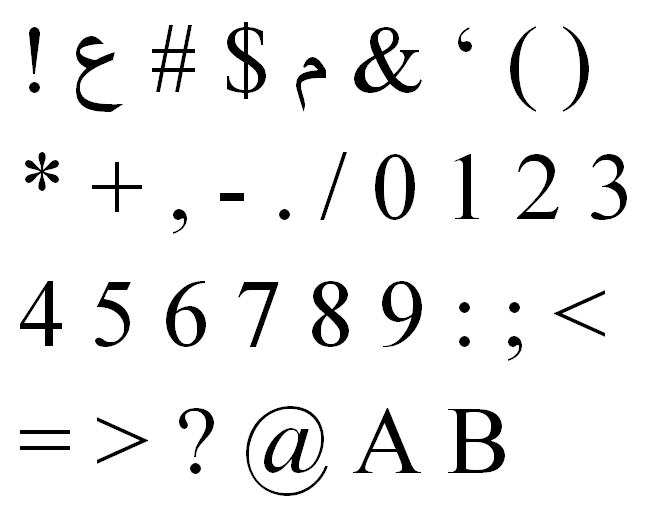
//> input picture templates/ASCII_1.png, 652 x 509 px
$ ./main templates/ASCII_1.png   (built with g++ and OpenCV 4)
//> lines starting //> are read from the running program, lines starting //| are printed output that depends on the picture; after the words box and inside, x2 and y2 are one past the last pixel; in counts of white or black regions, pixels touching at a corner belong together
### CCL_code.h
#ifndef CCL_H
#define CLL_H

#include <opencv2/opencv.hpp>

#define FORE_THRESH 150
#define NEAR_BLOB   30

struct Blob{
    int minY, maxY,
    minX, maxX;
    int blob_number;
    int size;
	bool operator < (const Blob& x){
		return (minX < x.minX);
	}
	int height(){
		return maxY - minY;
	}
	int width(){
		return maxX - minX;
	}
	int average(){
		return (minX + maxX)/2;
	}
}myBlob;

// [4 lines left out: function printImg, not called in this run]

int mod(int x, int k){
    int temp = x%k;
    if(temp < 0) temp = x + k;

    return temp;
}

void smoothTran(const cv::Mat &image, cv::Mat& result){

    std::cout << "=>Smoothing Image...";
    int x = image.rows;
    int y = image.cols;
    float pixel = 0;

    result = image;

    const int kx = 3, ky = 3;
    float kernel[kx][ky] = {
        {1/9.0, 1/9.0, 1/9.0},
        {1/9.0, 1/9.0, 1/9.0},
        {1/9.0, 1/9.0, 1/9.0},
    }; //blur image using average filter 3x3

    //the use of mod is to not go out of bound
    for(int i = 0; i < x; i++){
        for(int j = 0; j < y; j++){
            for(int i2 = - 1; i2 <= kx/2; i2++){
                for(int j2 = - 1; j2 <= ky/2; j2++){
                    pixel += float(image.at<uchar>(mod(i + i2, x - 1), mod(j + j2, y - 1))) * kernel[i2 + 1][j2 + 1];
                }
            }
            result.at<uchar>(i, j) = pixel;
            pixel = 0;
        }
    }
    std::cout << "Done!\n";
}

void doBinary(cv::Mat &image){
    std::cout << "=>Converting Image to binary...";
    for(int i = 0; i < image.rows; i++){
        for(int j = 0; j < image.cols; j++){
            uchar *pixel = &image.at<uchar>(i, j);
            if(*pixel < FORE_THRESH) *pixel = 255;
            else *pixel = 0;
        }
    }
	std::cout << "Done!\n";
}

void updateAccum(int a, int b, int x, int y, std::vector<std::vector<int>>& vec){
    for(int i = 0; i < vec.size(); i++){
        for(int j = 0; j < vec[i].size(); j++){
            if(vec[i][j] == b) vec[i][j] = a;
        }
    }
}

void CCL(const cv::Mat& image, std::vector<std::vector<int>>& accum){

    std::cout << "=>Doing CCL...";

    int blobCount = 0;

    accum.resize(image.rows);
    for(int i = 0; i < accum.size(); i++){
        accum[i].resize(image.cols);
    }

    for(int i = 0; i < accum.size(); i++){
        for(int j = 0; j < accum[i].size(); j++)
            accum[i][j] = 0;
    }

    for(int i = 1; i < image.rows; i++){
        for(int j = 1; j < image.cols; j++){
            uchar pixel_current = image.at<uchar>(i, j);
            if(pixel_current == 0) continue;

            uchar pixel_left = image.at<uchar>(i - 1,j), pixel_up = image.at<uchar>(i, j - 1);

            //case no surrounding foreground
            if(pixel_left != 0)
                accum[i][j] = accum[i - 1][j];
            if(pixel_up != 0){
                if(accum[i][j] != 0){
                    int min = std::min(accum[i-1][j], accum[i][j-1]);
                    int max = std::max(accum[i-1][j], accum[i][j-1]);
                    accum[i][j] = min;
                    if(min != max){
                        //updateEquiTable(min, max, equiTable);
                        updateAccum(min, max, i, j, accum);
                    }
                }else{
                    accum[i][j] = accum[i][j - 1];
                }
            }
            if(accum[i][j] == 0){ //still not assigned, so create new blob.
                blobCount++;
                /*std::vector<int> blob_number;
                blob_number.push_back(blobCount);
                equiTable.push_back(blob_number);*/
                accum[i][j] = blobCount;
            }
        }
    }
    std::cout << "Done!\n";
}

int checkBlob(int a, const std::vector<Blob>& vec){
    for(int i = 0; i < vec.size(); i++){
        if(a == vec[i].blob_number) return i;
    }
    return - 1;
}

int createBlobs(const std::vector<std::vector<int>>& accum, std::vector<Blob>& vecBlobs){
    //bool flag = false;
    std::cout << "=>Creating Blobs...";
    int blobCount = 0;
    Blob blob;
    for(int i = 0; i < accum.size(); i++){
        for(int j = 0; j < accum[i].size(); j++){
            if(accum[i][j] == 0) continue;

            int exist = checkBlob(accum[i][j], vecBlobs);
            if(exist == - 1){
                blob.blob_number = accum[i][j];

                blob.minY = i;
                blob.maxY = i;
                blob.minX = j;
                blob.maxX = j;

                //std::cout << "First Point: " << cv::Point(j, i) << '\t';

                blob.size = 1;
                vecBlobs.push_back(blob);
                blobCount++;
            }else{
                if(vecBlobs[exist].minX > j){
                    vecBlobs[exist].minX = j;
                    //std::cout << "y_minX: " << cv::Point(j, i) << '\t';
                }
                if(vecBlobs[exist].maxX < j){
                    vecBlobs[exist].maxX = j;
                    //std::cout << "y_maxX: " << cv::Point(j, i) << '\t';
                }
                if(vecBlobs[exist].minY > i){
                    vecBlobs[exist].minY = i;
                    //std::cout << "x_minY: " << cv::Point(j, i) << '\t';
                }
                if(vecBlobs[exist].maxY < i){
                    vecBlobs[exist].maxY = i;
                    //std::cout << "x_maxY: " << cv::Point(j, i) << '\t';
                }
                //vecBlobs[exist].endPoint = cv::Point(j, i);
                vecBlobs[exist].size += 1;
            }
        }
    }
    std::cout << " Blob Count: " << blobCount << " Done!\n";
    return blobCount;
}

void createLetters(const std::vector<std::vector<int>>& accum, const std::vector<Blob>& vecBlobs, std::vector<cv::Mat>& letters){
	std::cout << "=>Filing the letters vector...";
    for(int i = 0; i < vecBlobs.size(); i++){
        int w_min, l_min, w_max, l_max;
        int l, w;

        l_min = vecBlobs[i].minY;
        l_max = vecBlobs[i].maxY;
        w_min = vecBlobs[i].minX;
        w_max = vecBlobs[i].maxX;
        l = l_max - l_min + 1;
        w = w_max - w_min + 1;

        cv::Mat temp(l, w, CV_LOAD_IMAGE_GRAYSCALE);
        for(int j = 0; j < l; j++){
            for(int k = 0; k < w; k++){

                int z = accum[j + l_min][k + w_min];
                if( z > 0)
                    temp.at<uchar>(j, k) = 0;
                else
                    temp.at<uchar>(j, k) = 255;
            }
        }
        letters.push_back(temp);
    }
	std::cout << "Done!\n";
}

int drawRect(cv::Mat& image, std::vector<Blob>& b){
    std::cout << "=>Finding Corners...";
	int maxHeight = 0;

	for(int i = 0; i < b.size(); i++){
        // [4 lines of commented-out code are left out]

        cv::rectangle(image, cv::Point(b[i].minX, b[i].minY), cv::Point(b[i].maxX, b[i].maxY), cv::Scalar(0, 0, 255));
    }

    std::cout << "Done!\n";
    return maxHeight;
}

void mergeBlobs(std::vector<Blob>& blobs){
	for(int i = 0; i < blobs.size() - 1; i++){
		int av = blobs[i].average();
		for(int j= 0; j<blobs.size(); j++)
			if(j != i)
				if((blobs[i].minX >= blobs[j].minX && blobs[i].minX <= blobs[j].maxX)
						|| (blobs[i].maxX >= blobs[j].minX && blobs[i].maxX < blobs[j].maxX)
						|| av > blobs[j].minX && av < blobs[j].maxX)
					if(blobs[i].minY < blobs[j].minY){			//current blob over next one
						if(abs(blobs[i].maxY - blobs[j].minY) <= NEAR_BLOB){			//blobs are close enough
							blobs[i].maxY = blobs[j].maxY;
							if(blobs[j].minX < blobs[i].minX)
								blobs[i].minX = blobs[j].minX;
							if(blobs[j].maxX > blobs[i].maxX)
								blobs[i].maxX = blobs[j].maxX;
							blobs.erase(blobs.begin() + j);
							break;
						}
					}
					else{
						if(abs(blobs[i].minY - blobs[j].maxY) <= NEAR_BLOB){			//blobs are close enough
							blobs[i].minY = blobs[j].minY;
							if(blobs[j].minX < blobs[i].minX)
								blobs[i].minX = blobs[j].minX;
							if(blobs[j].maxX > blobs[i].maxX)
								blobs[i].maxX = blobs[j].maxX;
							blobs.erase(blobs.begin() + j);
							break;
						}
					}
	}
}

#endif

### main.cpp
//
//  main.cpp
//  Vision_project
//
//  Created by Mahmoud Khodary on 12/1/15.
//  Copyright (c) 2015 Mahmoud Khodary. All rights reserved.
//

#include <iostream>
#include <fstream>
#include "CCL_code.h"
#include <vector>

#define LINE_THRESH 50

using namespace std;

struct Font{
	string name;
	int ch_count;
};

struct bvec{
	vector<Blob> v;
	bool operator < (const bvec& x){
		return (v[0].minY < x.v[0].minY);
	}
};

vector<cv::Mat> visionize(cv::Mat, bool, string, int);
int matchWindows(cv::Mat&, cv::Mat&);
void matchLetters(vector<cv::Mat>&, vector<cv::Mat>&, string&, int);
int minIndex(int[], int);
void init_templates(vector<cv::Mat>&, string, int);
void read_from_file(string, vector<Font>&);
void write_to_file(string, vector<Font>&);

void sortLines(vector<Blob>& blobs){
	vector<bvec> sorted;
	for(int i=0; i<blobs.size(); i++){

		int liny = blobs[i].maxY;
		bvec line_vec;						//the vector which has all objects on the same line
		line_vec.v.push_back(blobs[i]);
		blobs.erase(blobs.begin() + i);
		i--;

		for(int j=0; j<blobs.size(); j++){			//removes blobs in the same line from the blobs vector and inserts them in the line vec
			if(abs(blobs[j].maxY - liny) <= LINE_THRESH){
				line_vec.v.push_back(blobs[j]);
				blobs.erase(blobs.begin()+j);
				j--;
			}
		}

		sort(line_vec.v.begin(), line_vec.v.end());
		//for(int j=0; j<line_vec.size(); j++)
			//sorted.push_back(line_vec[j]);
		sorted.push_back(line_vec);

	}
	vector<Blob> results;
	sort(sorted.begin(), sorted.end());
	for(int i=0; i<sorted.size(); i++){
		for(int j=0; j<sorted[i].v.size(); j++){
			results.push_back(sorted[i].v[j]);
		}
	}
	blobs = results;
}

int main(int argc, const char * argv[]) {

	vector<cv::Mat> letters;
	vector<cv::Mat> templates;
	vector<Font> fonts;
	cv::Mat imColor;
	string result;

	if( argc != 2)
    {
		cout <<" No image argument is given to the program" << endl;
		system("pause");
		return -1;
	}
    cout << "Program has started!\n";

	imColor = cv::imread(argv[1], CV_LOAD_IMAGE_COLOR);
//> imColor is the input picture: 509 rows x 652 cols, CV_8UC3; min 0, max 255, mean 238.4

	if(! imColor.data )                              // Check for invalid input
    {
        cout <<  "Could not open or find the image" << std::endl ;
		system("pause");
        return -1;
    }

	cout << "Please choose one of the following options:\n"<<
			"1. Carry out OCR using one of the existing fonts\n"<<
			"2. Import a new font for OCR\n";

	int choice;
	cin >> choice;
//> the answer given: 1
	bool import = choice-1;

	read_from_file("templates/Fonts.txt", fonts);
	string templates_dir;

	if(import){
		cout << "Please enter the name of the new font:\n";
		string input;
		cin >> input;
		templates_dir = "templates/" + input;

		Font temp;
		temp.name = input;
		temp.ch_count = 0;

		for(int i=0; i<3; i++){
			string samples[3] = {"templates/ASCII_1.png", "templates/ASCII_2.png", "templates/ASCII_3.png"};
			imColor = cv::imread(samples[i], CV_LOAD_IMAGE_COLOR);

			if(! imColor.data )                              // Check for invalid input
			{
				cout <<  "Could not open or find the image" << std::endl ;
				system("pause");
				return -1;
			}
			letters = visionize(imColor, import, templates_dir, temp.ch_count);				//save image templates in their designated folder
			temp.ch_count += letters.size();
		}

		fonts.push_back(temp);
		write_to_file("templates/Fonts.txt", fonts);
	}
	else{
		if(fonts.size() == 0)
			cout << "no fonts are imported for carrying our OCR!\n";
		else{
			cout << "Please select one of the existing fonts templates for performing OCR\n";
			for(int i=0; i<fonts.size(); i++)
				cout << i+1 << ". " << fonts[i].name << endl;
			int sel;
			cin >> sel;
//> the answer given: 1
			int font_chars = fonts[sel-1].ch_count;

			//Initialize templates
			templates_dir = "templates/" + fonts[sel-1].name;
			init_templates(templates, templates_dir, font_chars);
//> _0.png cannot be read in this run, so this picture is empty

			//Read letters
			letters = visionize(imColor, import, "", 0);							//load letters and save their images in their folder
//> after the loop in smoothTran, `for(int i = 0; i < x; i++)`:
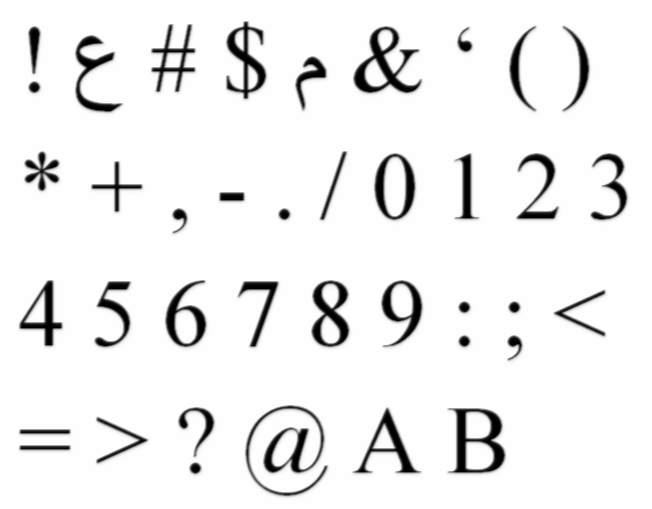
//> result: 509 rows x 652 cols, CV_8UC1; min 0, max 254, mean 237.4
//> after the loop in smoothTran, `for(int i = 0; i < x; i++)`: pixel = 0
//> after the loop in doBinary, `for(int i = 0; i < image.rows; i++)`:
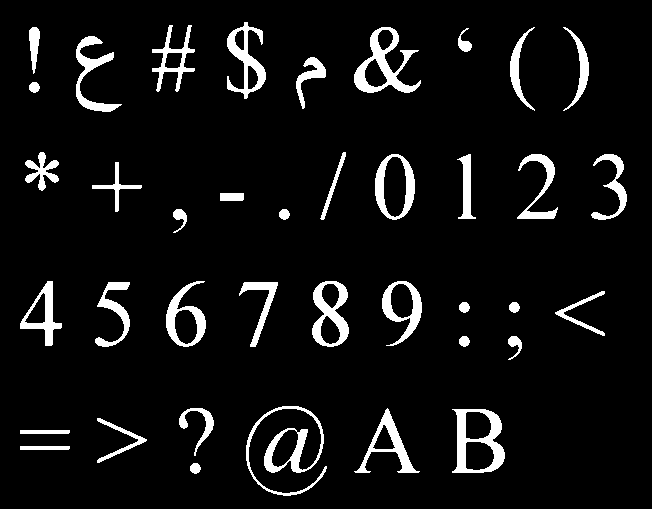
//> image: 509 rows x 652 cols, CV_8UC1; 6.9% white; 39 white regions, largest, box (x1, y1, x2, y2) and area: (246, 406, 327, 496) 1570, (354, 27, 421, 93) 1525, (452, 409, 505, 473) 1484
//> in CCL, `accum.resize(image.rows);`: accum = 509 items
//> the loop in CCL, `for(int i = 1; i < image.rows; i++)` made 508 passes
//> blobCount on passes 1 to 3: 0, 0, 0
//> after the loop in CCL, `for(int i = 1; i < image.rows; i++)`: blobCount = 796
//> in visionize, `CCL(imBinary, accum);`: accum = 509 items
//> the loop in createBlobs, `for(int i = 0; i < accum.size(); i++)` made 509 passes
//> after the loop in createBlobs, `for(int i = 0; i < accum.size(); i++)`: vecBlobs = 39 items; blobCount = 39
//|  Blob Count: 39 Done!
//> in visionize, `createBlobs(accum, vecBlobs);`: vecBlobs = 39 items
//> the loop in mergeBlobs, `for(int i = 0; i < blobs.size() - 1; i++)` made 34 passes
//> av on passes 1 to 12: 246, 173, 34, 387, 522, 575, 464, 98, 310, 41, 332, 394
//> after the loop in mergeBlobs, `for(int i = 0; i < blobs.size() - 1; i++)`: blobs = 34 items
//> the loop in sortLines, `for(int i=0; i<blobs.size(); i++)` made 4 passes
//> liny on passes 1 to 4: 98, 190, 345, 495
//> after the loop in sortLines, `for(int i=0; i<blobs.size(); i++)`: blobs = 0 items
//> the loop in drawRect, `for(int i = 0; i < b.size(); i++)` made 34 passes
//> after the loop in drawRect, `for(int i = 0; i < b.size(); i++)`:
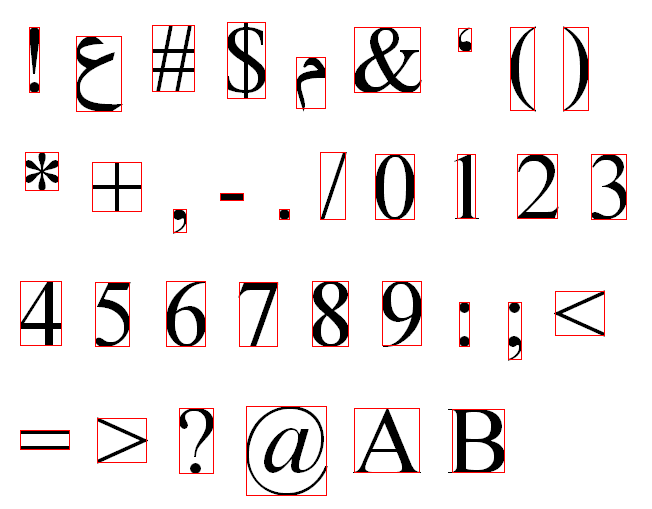
//> image: 509 rows x 652 cols, CV_8UC3; 1.88% of pixels changed, all inside (x1, y1, x2, y2) = (20, 22, 627, 496)
//> the loop in createLetters, `for(int i = 0; i < vecBlobs.size(); i++)` made 34 passes
//> (l_min, l_max, w_min, w_max, l, w) on passes 1 to 12: (27, 92, 29, 39, 66, 11), (36, 111, 76, 121, 76, 46), (25, 91, 152, 194, 67, 43), (22, 98, 227, 265, 77, 39), (57, 108, 296, 325, 52, 30), (27, 92, 354, 420, 66, 67), (28, 51, 458, 471, 24, 14), (27, 110, 510, 534, 84, 25), (27, 110, 563, 588, 84, 26), (152, 190, 25, 58, 39, 34), (162, 211, 92, 141, 50, 50), (209, 232, 173, 186, 24, 14)
//> in visionize, `createLetters(accum, vecBlobs, letters);`: letters[1]: 76 rows x 46 cols, CV_8UC1; 71.4% white; 1 black region, box (x1, y1, x2, y2) and area: (0, 0, 46, 76) 1001
//> in visionize, `createLetters(accum, vecBlobs, letters);`:
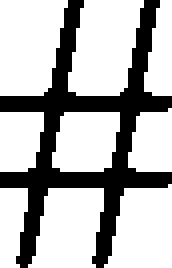
//> letters[2]: 67 rows x 43 cols, CV_8UC1 (shown 4 times larger); 70.8% white; 1 black region, box (x1, y1, x2, y2) and area: (0, 0, 43, 67) 842
//> in visionize, `createLetters(accum, vecBlobs, letters);`:
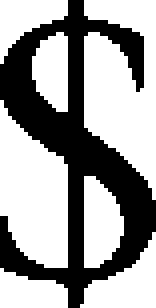
//> letters[3]: 77 rows x 39 cols, CV_8UC1 (shown 4 times larger); 62.3% white; 1 black region, box (x1, y1, x2, y2) and area: (0, 0, 39, 77) 1131
//> in visionize, `createLetters(accum, vecBlobs, letters);`:
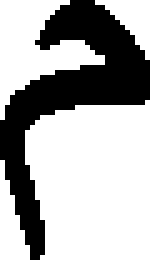
//> letters[4]: 52 rows x 30 cols, CV_8UC1 (shown 5 times larger); 67.5% white; 1 black region, box (x1, y1, x2, y2) and area: (0, 0, 30, 52) 507
//> in visionize, `createLetters(accum, vecBlobs, letters);`:
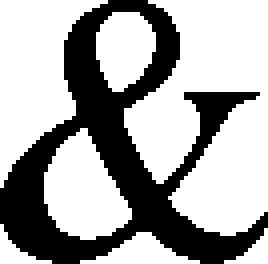
//> letters[5]: 66 rows x 67 cols, CV_8UC1 (shown 4 times larger); 65.5% white; 1 black region, box (x1, y1, x2, y2) and area: (0, 0, 67, 66) 1525
//> the loop in visionize, `for(int i = 0; i < letters.size(); i++)` made 34 passes

			//Match letters to templates
			matchLetters(letters, templates, result, font_chars);
			cout << "\nThe program reads:\n" << result << endl;
		}
	}
	system("pause");
    return 0;
}

vector<cv::Mat> visionize(cv::Mat imColor, bool import, string outloc, int offset){

	cv::Mat imGrayscale, imBinary;
	vector<std::vector<int>> accum;
    vector<cv::Mat> letters;
    vector<Blob> vecBlobs;

	//converting to grayscale and smoothing
	cv::cvtColor( imColor, imGrayscale, CV_BGR2GRAY );
	cv::Mat imTester = imGrayscale.clone();
    smoothTran(imGrayscale, imBinary);
    doBinary(imBinary);

	//--------------------------------------------------------------------------------------------------------------------
	//CCL algorithm
    CCL(imBinary, accum);
	createBlobs(accum, vecBlobs);
	//sort(vecBlobs.begin(), vecBlobs.end());
	mergeBlobs(vecBlobs);
	sortLines(vecBlobs);
    drawRect(imColor, vecBlobs);
	createLetters(accum, vecBlobs, letters);
	string dir;
	if(import)
		dir = outloc;
	else
		dir = "letters";
	for(int i = 0; i < letters.size(); i++){				//write the found letters to files for testing and debugging
		cv::imwrite(dir+"/_" + std::to_string(offset+i) + ".png", letters[i]);
		//printImg(templates[30], "_" + std::to_string(1));
    }
	cv::imwrite("out.png", imBinary);
    cv::imwrite("outletters.png", imColor);
	return letters;
}

void matchLetters(vector<cv::Mat>& letters, vector<cv::Mat>& template_letters, string& output, int letter_count){
	cout << "=>matching characers...";
	for(int i=0; i<letters.size(); i++){
		cv::Mat curLetter = letters[i];
		int* coeffs;
		coeffs = new int[letter_count];
		for(int j=0; j<template_letters.size(); j++){
			cv::Mat tempLetter = template_letters[j].clone();
			coeffs[j] = matchWindows(curLetter, tempLetter);
			// [6 lines of commented-out code are left out]
		}
		int ind = minIndex(coeffs, letter_count);
		output += char(ind + 33);
	}
	cout << "Done!\n";
}

int matchWindows(cv::Mat& src, cv::Mat& temp){
	int coeff = 0;
	float scalex = (float)temp.cols / src.cols;
	float scaley = (float)temp.rows / src.rows;
	if(abs(scalex - scaley)>0.5)
		return 9999999999999999;

//> (the run ends here: the program stops with an error, at `cv::resize(temp, temp, cv::Size(src.cols, src.rows));`)
